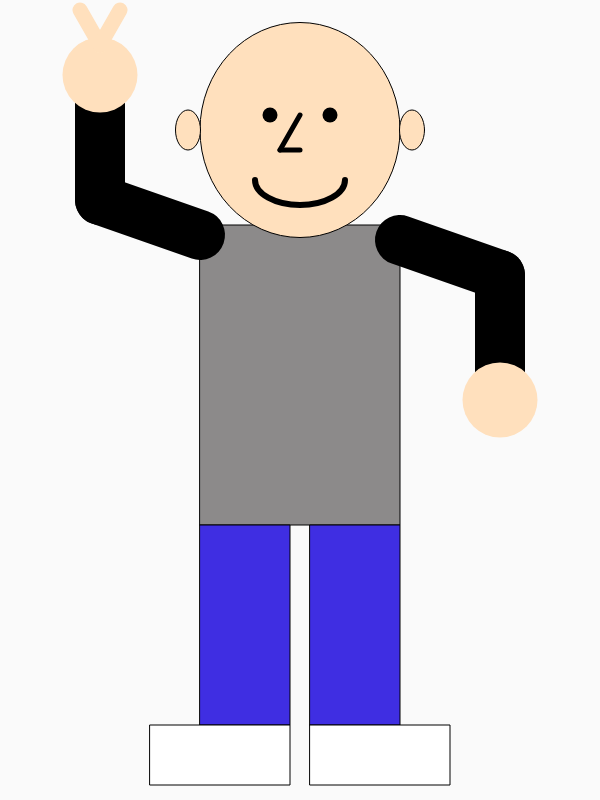
Frame 1 (no input)
Frame 60 (no input): identical to frame 1, image omitted
Frame 120 (the mouse pressed at the canvas centre since frame 60): identical to frame 1, image omitted

The p5.js sketch that drew this single still picture (run headless with seeded random() and noise() and a simulated clock; from frame 60 on, the mouse is pressed at the canvas centre):

// p5.js sketch
// ── sketch.js
//setup function
//create canvas
function setup() {
  createCanvas(600, 800);
}

function draw() {
  //background
  background( 'rgb(250, 250, 250)' );

  push();
  // move everything to the center of the canvas
  translate(300, 400);

  // ** MAIN BODY **

  push();

  //ellipse(0, 0, 10, 10);
  fill('rgb(140, 138, 138)');
  rect(-100, -175, 200, 300);

  pop();

  // ** BODY END **

  // ** LEGS **

  push();

  // translate for legs
  translate(-100, 125);

  // ** RIGHT LEG

  //ellipse(0, 0, 10, 10);
  fill('rgb(63, 46, 226)');
  rect(0, 0, 90, 200);

  // ** LEFT LEG

  // translate for left leg
  translate(110, 0);
  rect(0, 0, 90, 200);

  pop();

  // ** END LEGS **

  // ** FEET **

  push();

  // ** RIGHT FOOT

  // translate for right foot
  translate(-150, 325);
  //ellipse(0, 0, 10, 10);
  rect(0, 0, 140, 60);

  // ** LEFT FOOT

  // translate for left foot
  translate(160, 0);
  //ellipse(0, 0, 10, 10);
  rect(0, 0, 140, 60);

  pop();

  // ** END FEET **

  push();

  // ** ARMS **

  //translate for right arm
  translate(-100, -175);
  //ellipse(0, 0, 10, 10);
  strokeWeight(50);
  line(0, 10, -100, -25);
  line(-100, -25, -100, -150);

  // ** RIGHT HAND

  stroke('rgb(255,224,189)');
  strokeWeight(75);
  point(-100, -150);

  // fingers
  //ellipse(0, 0, 10, 10);
  strokeWeight(15);
  line(-100, -180, -120, -215);
  line(-100, -180, -80, -215);

  pop();

  push();

  //translate for left arm
  translate(100, -150);
  //ellipse(0, 0, 10, 10);
  angleMode(DEGREES);
  rotate(180);
  strokeWeight(50);
  line(0, 10, -100, -25);
  line(-100, -25, -100, -150);

  // ** LEFT HAND

  stroke('rgb(255,224,189)');
  strokeWeight(75);
  point(-100, -150);

  pop();

  // ** END ARMS ** //

  // ** HEAD ** //

  push();

  translate(0, -270);
  fill('rgb(255,224,189)');
  ellipse(0, 0, 200, 215);
  //ellipse(0, 0, 10, 10);

  // ** MOUTH

  noFill();
  strokeWeight(6);
  arc(0, 50, 90, 50, 0, 180);

  // ** NOSE

  strokeWeight(5);
  line(0, -15, -20, 20);
  line(0, 20, -20, 20);

  // ** EYES

  // right eye

  strokeWeight(15);
  point(-30, -15);

  // left eye

  strokeWeight(15);
  point(30, -15);

  // ** EARS

  // right ear

  strokeWeight(1);
  fill('rgb(255,224,189)');
  ellipse(-112, 0, 25, 40);

  // left ear

  strokeWeight(1);
  fill('rgb(255,224,189)');
  ellipse(112, 0, 25, 40);

  // ** HAIR

  fill('rgb(29, 241, 11)');
  arc(0, -30, 200, 175, 180, 180);

  // ** HEAD END ** //

  pop();

  pop();

}
